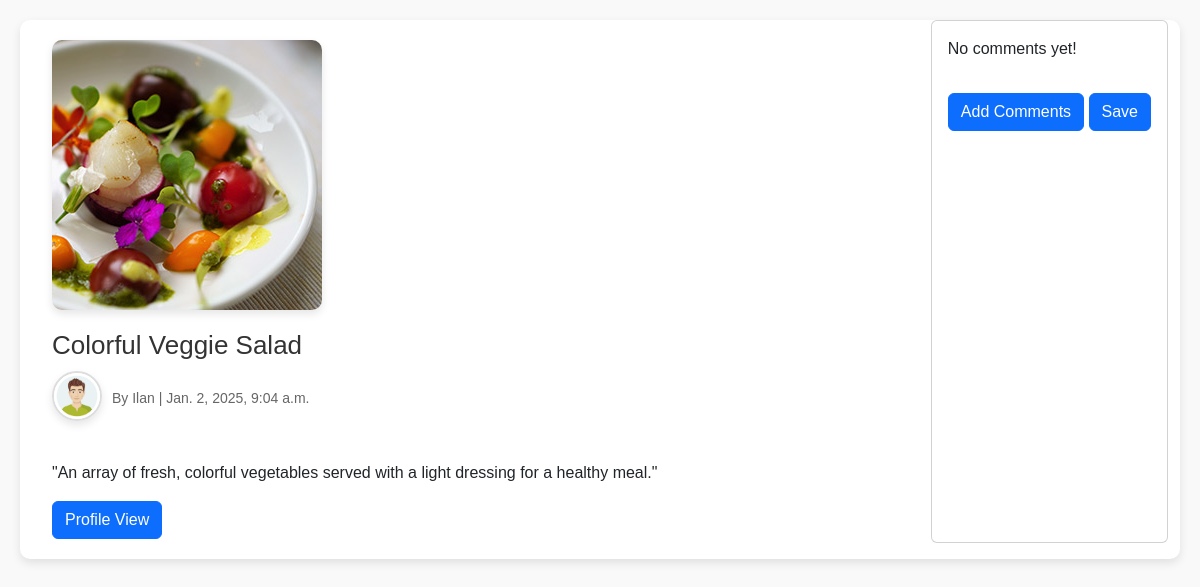
The page /adminapp/postdetail/8/ on the database as committed earlier.
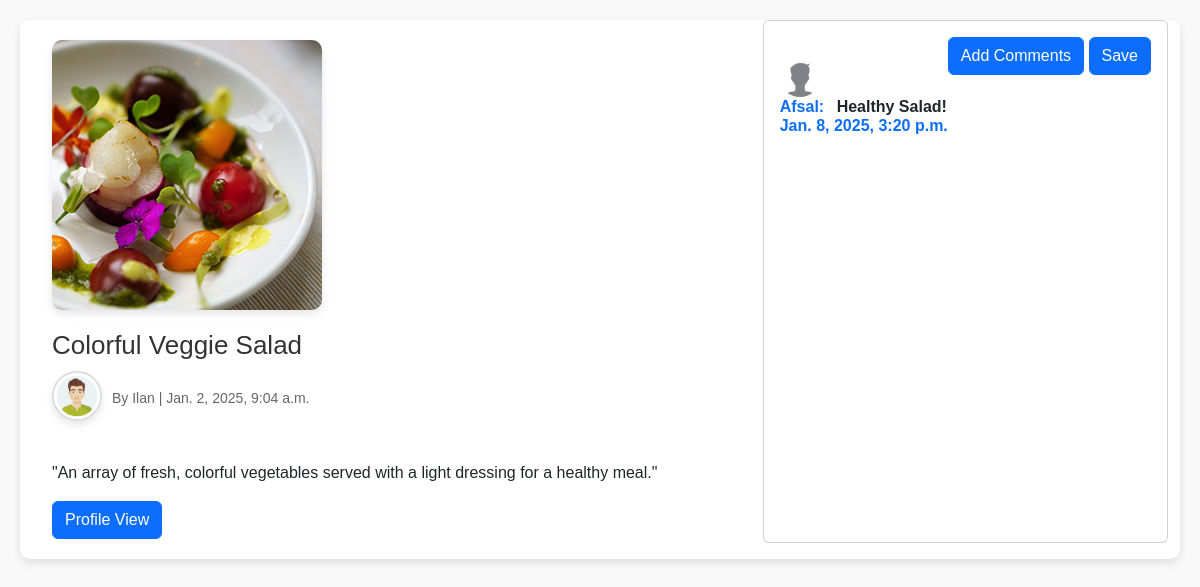
The same page on the database as committed later.
### blogapp/models.py (models this page shows, shortened)
class Comment(models.Model):
    post = models.ForeignKey(Post,on_delete=models.CASCADE)
    author = models.ForeignKey(User,on_delete=models.CASCADE)
    comments = models.TextField()
    created_at = models.DateTimeField(default=timezone.now)

class ProfileUser(models.Model):
    username = models.OneToOneField(User,on_delete=models.CASCADE,null=True)
    first_name = models.CharField(max_length=200,null=True)
    last_name = models.CharField(max_length=200,null=True)
    email = models.EmailField(null=True)
    profile_pic = models.ImageField(upload_to="media",null=True)
    contact_number = models.CharField(max_length=15,null=True)
    password1 = models.CharField(max_length=15)
    password2 = models.CharField(max_length=15)

### adminapp/views.py (the view)
# urls.py: path('postdetail/<int:post_id>/',views.PostView,name="admin_postview"),
def PostView(request,post_id):
    post=Post.objects.get(id=post_id)
    return render(request,"admin/post_detailview.html",{"post":post})

### templates/admin/post_detailview.html (shortened to what this page needs)
<!DOCTYPE html>
{% load static %}
<html lang="en">
<head>
  <link href="https://cdn.jsdelivr.net/npm/bootstrap@5.3.0-alpha1/dist/css/bootstrap.min.css" rel="stylesheet">
</head>
<body>
  <div class="container">
    <div class="content">
      {% if post.image %}
      <img src="{{ post.image.url }}" alt="Gourmet Appetizer">
      {% endif %}
      <h1>{{post.title}}</h1>
      <div class="author-info">
      {% if post.author.profileuser.profile_pic %}
      <img src="{{ post.author.profileuser.profile_pic.url }}" alt="Author's Image">
      {% else %}
      <p>No profile picture available.</p>
      {% endif %}
        <div class="meta">
          <p class="meta">By {{ post.author.username }} | {{ post.date_posted }} </p>
        </div>
      </div>
      <p>
        {{ post.content }}
      </p>
      <a href="{% url 'profile_view' post.author.profileuser.pk %}" class="btn btn-primary">Profile View</a>
    </div>
     <div class="card mb-3">
          <div class="card-body">
            <div class="d-flex flex-start">
              <div class="w-100">
                <div class="d-flex justify-content-between mb-3">
                  {% for comment in post.comment_set.all %}
                  <div class="comment-box">
                    {% if comment.author.profileuser.profile_pic %}
                     <img class="rounded-circle shadow-1-strong me-3" src="{{ comment.author.profileuser.profile_pic.url }}" alt="Author's Image" width="40" height="40">
                       {% else %}
                     <p>No profile picture available.</p>
                     {% endif %}
                  <h6 class="text-primary fw-bold mb-0">
                    {{ comment.author.username }}:
                    <span class="text-body ms-2">{{ comment.comments }}</span>
                    <p class="mb-0">{{ comment.created_at }}</p>
                  </h6>
                  {% empty %}
                  <p>No comments yet!</p>
                 {% endfor %}
                </div>
                <div class="d-flex justify-content-between ">
                  <form method="post">
                    <a href="{% url 'add_comment' post.id %}" class="btn btn-primary">Add Comments</a>
                    <button type="submit" class="btn btn-primary w-30">Save</button>
                </div>
                </div>
              </div>
            </div>
          </div>
        </div>
    </div>
</body>
</html>

Rows that differ between the two databases and show on the page:
added Comment: author.profileuser.profile_pic (picture), author.username "Afsal", comments "Healthy Salad!", created_at "Jan. 8, 2025, 3:20 p.m."
Other text that changed with them:
text no longer shown: "No comments yet!"
